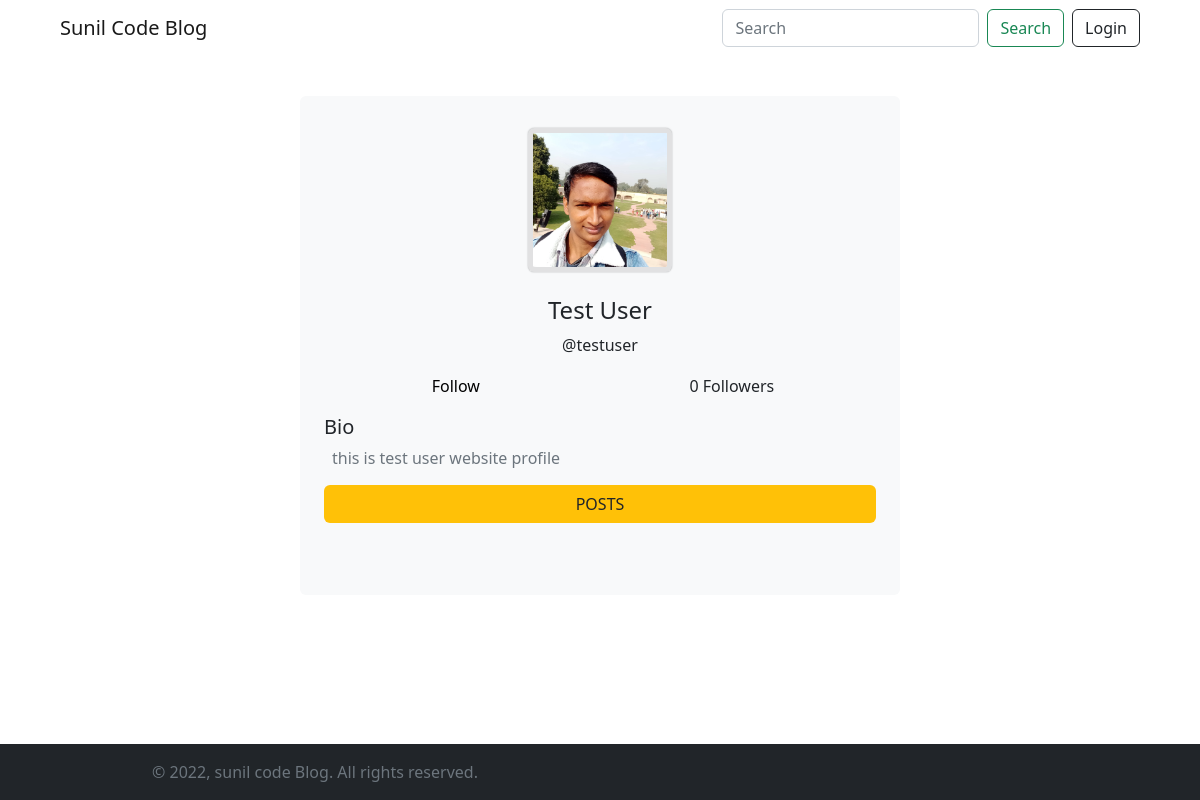
/testuser, run on the app's committed database.
### miniBlog/models.py (models this page shows, shortened)
class Profile(models.Model):
    user=models.OneToOneField(User,on_delete=models.CASCADE)
    is_varified=models.BooleanField(default=False)
    is_email_varified=models.BooleanField(default=True)
    token=models.CharField(max_length=100)
    avatar=models.ImageField(null=True, upload_to='blog' ,default='../static/img/user.png')
    bio=models.TextField(max_length=150, null=True , blank=True, default="this is bio")
    follower=models.ManyToManyField(User,blank=True,related_name='follow')
    @property
    def totalFollower(self):
        return self.follower.count()

### miniBlog/views.py (the view)
# urls.py: path('<username>',blogPublisher,name='blog_publisher'),
def blogPublisher(request, username):
    context={}
    try:
        user_obj = User.objects.get(username=username)
        if request.user.username == username:
            return redirect(profile)
        blogs = BlogModel.objects.filter(user=user_obj)
        profile_obj = Profile.objects.get(user=user_obj)
        followed=False
        if profile_obj.follower.filter(id=request.user.id):
            followed=True
        else:
            followed=False
        context = {'profile': profile_obj, 'blogs': blogs,'followed':followed}
    except Exception as e:
        print(e)
    return render(request, 'blog/public_profile.html', context)

### templates/blog/public_profile.html (shortened to what this page needs)
{% extends './base.html' %}
{% block start %}
<section class="my-5">
    <div class="profile w-50 m-auto bg-light p-4 rounded w-sm-50">
        <div class="profile-pic text-center mt-2">
            <div class="image text-center ">
                <img src="{{profile.avatar.url}}" alt="profile image " class="profile-avatar rounded">
            </div>
        </div>
        <div class="info text-center mt-4 mb-3 ">
            <h4>{{profile.user.first_name  }} {{profile.user.last_name}}</h4>
            <p>@{{profile.user.username}}</p>
            <div class="follow d-flex align-items-center justify-content-around">
            <form action='{% url "follow" %}' method="post">
                {% if followed %}
                    <button type="submit" name="follower" value="{{profile.id}}" class="follow-btn">unfollow</button>
                {% else %}
                    <button type="submit" name="follower" value="{{profile.id}}" class="follow-btn">Follow</button>
                {% endif %}
            </form>
            <span>{{profile.totalFollower}} Followers</span>
        </div>
        </div>
        <div class="bio ">
            <div class="bio-header">
                <h5>Bio </h5>
            </div>
            <p class="text-muted mx-2">{{profile.bio}}</p>
        </div>
        <div class="blogs ">
            <h5 class="text-center btn bg-warning w-100 mb-5">POSTS </h5>
        </div>
    </div>
</section>
{% endblock %}

### static/css/style.css (style rules this page uses)
body { scroll-behavior: smooth; }
.profile-pic { width: 100%; margin: auto; display: flex; justify-content: center; }
.image { width: 9em; height: 9em; overflow: hidden; display: flex; align-items: center; justify-content: center; border: 5px solid rgba(177, 177, 177, 0.334); border-radius: .4em; box-shadow: 0 0 .1em rgba(0, 0, 0, 0.35); position: relative; background-size:cover; }
.profile-avatar { display: block; text-align: center; width: 100%; object-fit: cover; }
.bio p { text-align: justify; line-height: normal; }
.bio .bio-header { display: flex; justify-content:space-between; align-items: center; }
.follow-btn { background-color: transparent; border: none; }

### data on the page
Profile: avatar (picture), user.first_name "Test", user.last_name "User", user.username "testuser", totalFollower "0", bio "this is test user website profile"
